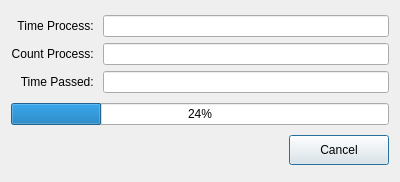
<?xml version="1.0" encoding="UTF-8"?>
<ui version="4.0">
 <class>DialogGOMarkovAnalysisProcess</class>
 <widget class="QDialog" name="DialogGOMarkovAnalysisProcess">
  <property name="geometry">
   <rect>
    <x>0</x>
    <y>0</y>
    <width>400</width>
    <height>182</height>
   </rect>
  </property>
  <property name="windowTitle">
   <string>Analysis Process</string>
  </property>
  <layout class="QVBoxLayout" name="verticalLayout_2">
   <item>
    <layout class="QGridLayout" name="gridLayout">
     <item row="1" column="0">
      <widget class="QLabel" name="label_2">
       <property name="text">
        <string>Count Process: </string>
       </property>
       <property name="alignment">
        <set>Qt::AlignRight|Qt::AlignTrailing|Qt::AlignVCenter</set>
       </property>
      </widget>
     </item>
     <item row="0" column="0">
      <widget class="QLabel" name="label">
       <property name="text">
        <string>Time Process: </string>
       </property>
       <property name="alignment">
        <set>Qt::AlignRight|Qt::AlignTrailing|Qt::AlignVCenter</set>
       </property>
      </widget>
     </item>
     <item row="1" column="1">
      <widget class="QLineEdit" name="lineEditCountProcess">
       <property name="alignment">
        <set>Qt::AlignCenter</set>
       </property>
       <property name="readOnly">
        <bool>true</bool>
       </property>
      </widget>
     </item>
     <item row="0" column="1">
      <widget class="QLineEdit" name="lineEditTimeProcess">
       <property name="text">
        <string/>
       </property>
       <property name="alignment">
        <set>Qt::AlignCenter</set>
       </property>
       <property name="readOnly">
        <bool>true</bool>
       </property>
      </widget>
     </item>
     <item row="2" column="0">
      <widget class="QLabel" name="label_3">
       <property name="text">
        <string>Time Passed: </string>
       </property>
       <property name="alignment">
        <set>Qt::AlignRight|Qt::AlignTrailing|Qt::AlignVCenter</set>
       </property>
      </widget>
     </item>
     <item row="2" column="1">
      <widget class="QLineEdit" name="lineEditTimePassed">
       <property name="alignment">
        <set>Qt::AlignCenter</set>
       </property>
       <property name="readOnly">
        <bool>true</bool>
       </property>
      </widget>
     </item>
    </layout>
   </item>
   <item>
    <widget class="QProgressBar" name="progressBar">
     <property name="value">
      <number>24</number>
     </property>
    </widget>
   </item>
   <item>
    <layout class="QHBoxLayout" name="horizontalLayout">
     <item>
      <spacer name="horizontalSpacer">
       <property name="orientation">
        <enum>Qt::Horizontal</enum>
       </property>
       <property name="sizeHint" stdset="0">
        <size>
         <width>40</width>
         <height>20</height>
        </size>
       </property>
      </spacer>
     </item>
     <item>
      <widget class="QPushButton" name="cancelButton">
       <property name="minimumSize">
        <size>
         <width>100</width>
         <height>30</height>
        </size>
       </property>
       <property name="text">
        <string>Cancel</string>
       </property>
      </widget>
     </item>
    </layout>
   </item>
  </layout>
 </widget>
 <resources/>
 <connections/>
</ui>
